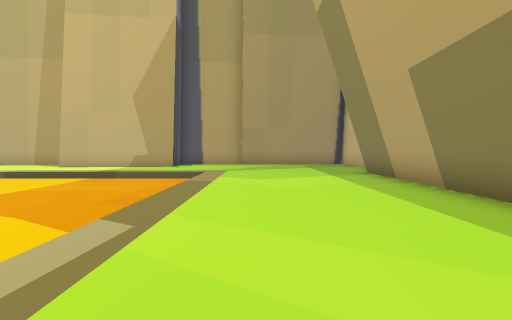
[1] (above)

24 first-person views from a walk through a level from a Godot 3-D game. The camera is 1.5 m above the floor, tilts 2° down and sees 80° across. The floor is counted in squares, 2 m on a side. Each view is taken from the middle of a square. On the plan, view 1 faces up. The plan holds only what a view shows up to about 10 squares ahead; the rest is blank. The place goes on beyond the plan. Characters and animated objects are not drawn.

[2]
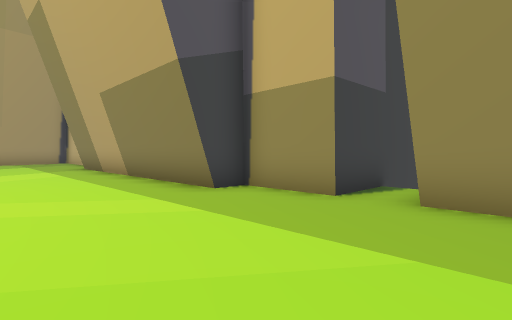

[3]
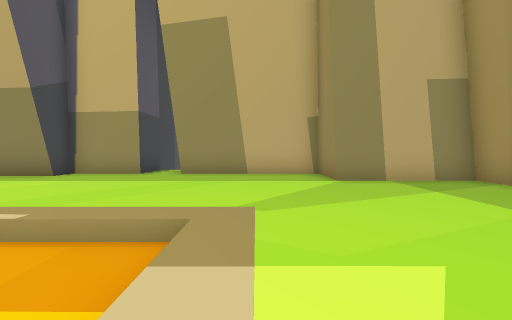

[4]
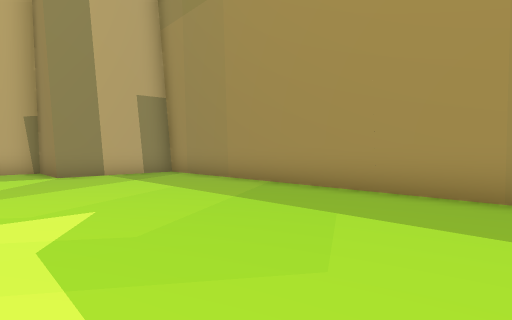

[5]
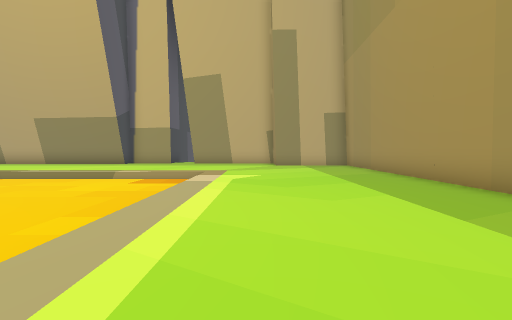

[6]
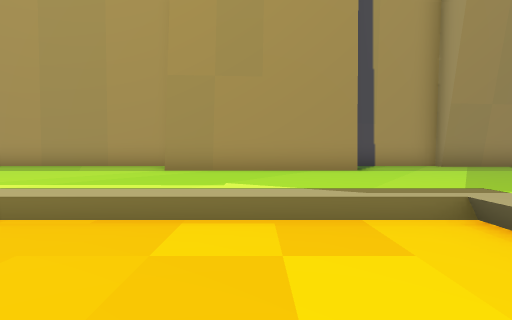

[7]
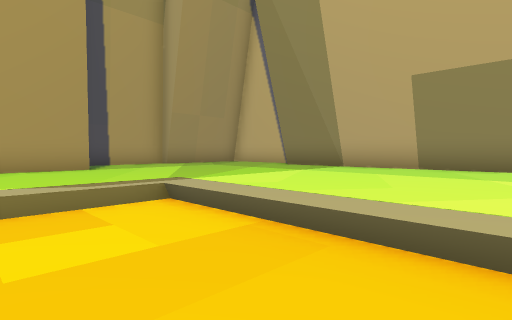

[8]
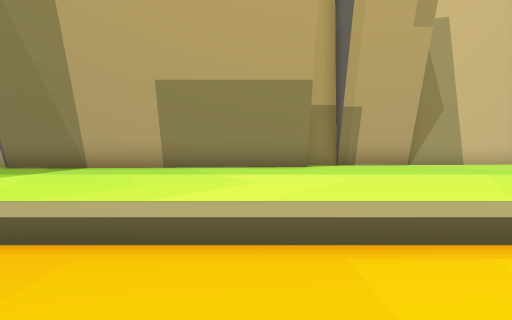

[9]
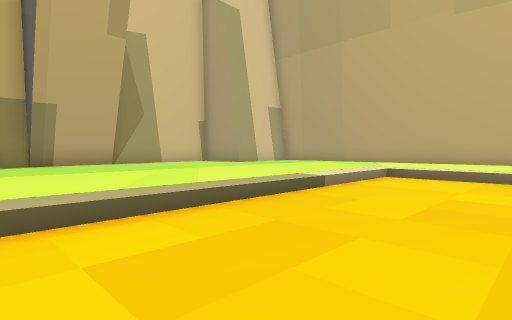

[10]
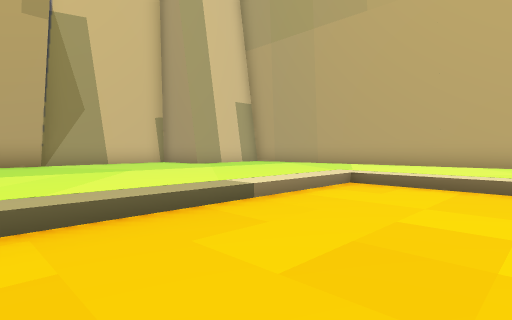

[11]
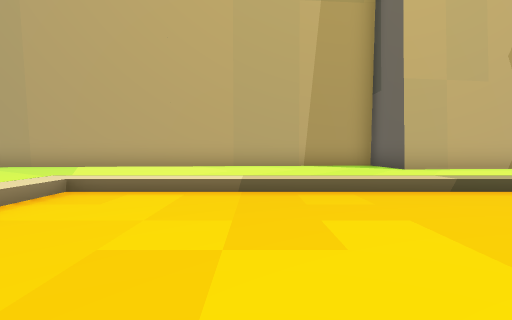

[12]
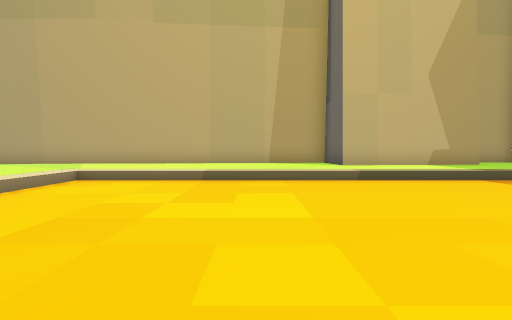

[13]
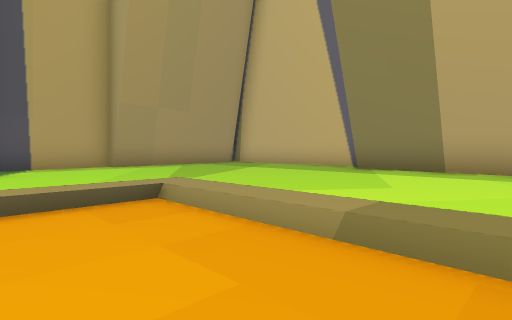

[14]
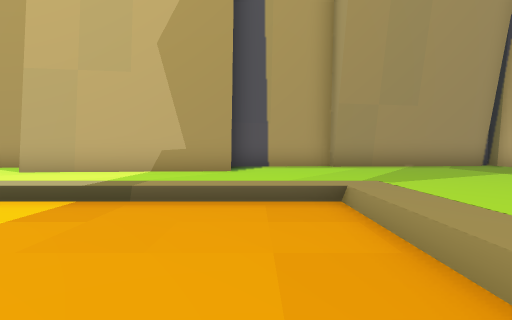

[15]
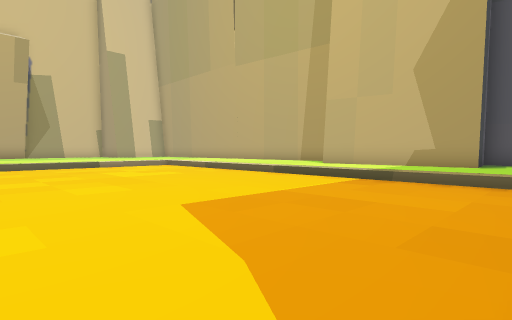

[16]
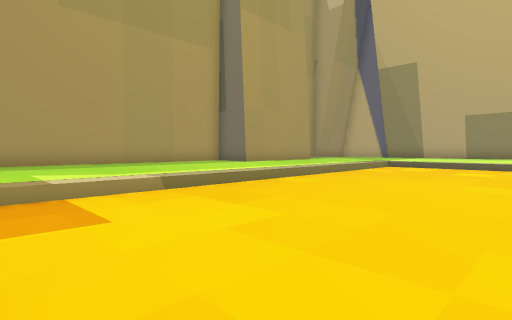

[17]
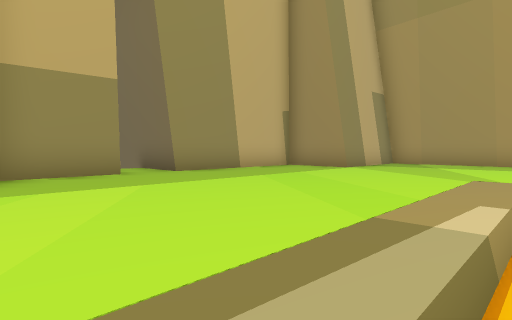

[18]
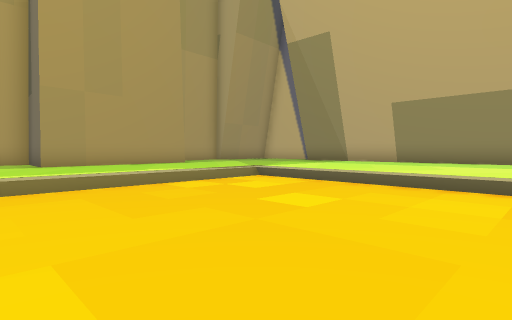

[19]
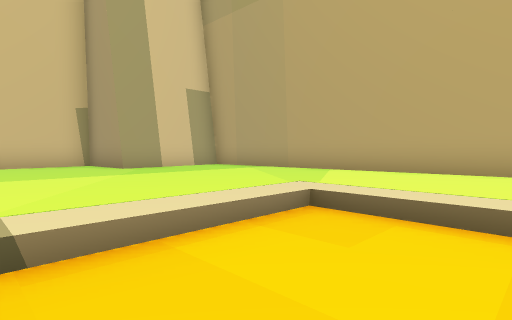

[20]
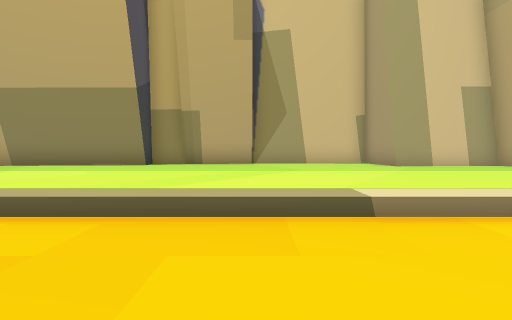

[21]
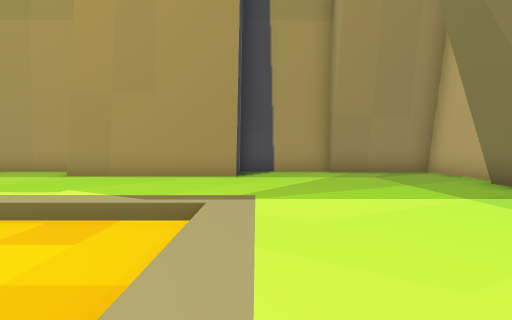

[22]
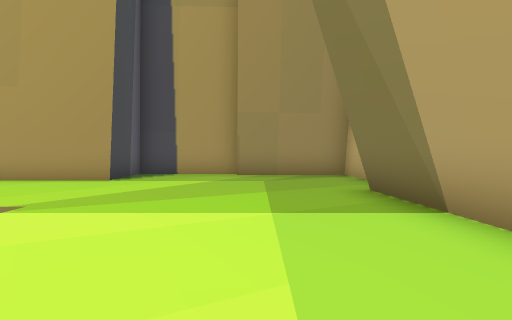

[23]
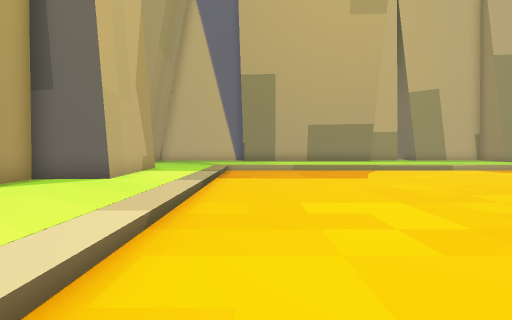

[24]
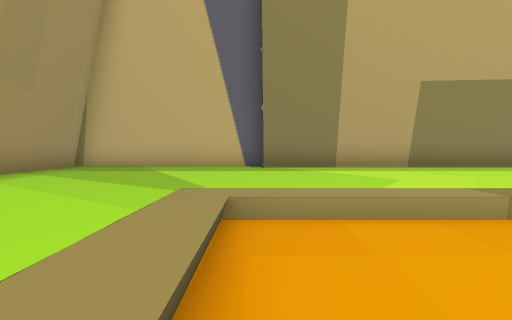

### Floor plan
Key: @ floor where view 1 was taken; # wall or solid block; . main floor; - floor 0.5 m lower than the main floor.
Columns run from 23 left of view 1 to 7 right of it. Each row starts with its distance up from view 1.
 16                     ####  ###
 15         ########   ##..####.#
 14  ########......#   #........#
 13  #.............#####........#
 12  #..........................#
 11  #..........................#
 10 ##......--------------......#
  9 #.......--------------.....##
  8 #.......--------------.....#
  7 #.......--------------.....#
  6 #.......--------------.....#
  5 #.......--------------.....#
  4 #.......--------------.....#
  3 #.......--------------.....#
  2 ##......--------------.....##
  1  #......--------------......#
  0  #......--------------.@....###
 -1  #......--------------........
 -2  #......--------------......###
 -3  ##.....--------------......#
 -4   #.........................#
 -5  ##.........................#
 -6  #........................###
 -7  #........................#
 -8  #......#####.............#
 -9  ####...#   #.............#
-10     #####   ###############

Positions as (right, up) in squares from view 1, and headings:
1: (0, 0), facing up
2: (0, -3), facing up-right
3: (-5, -4), facing right
4: (-7, -4), facing down-right
5: (-12, -5), facing right
6: (-13, 0), facing down
7: (-13, 1), facing down-left
8: (-13, 1), facing left
9: (-12, 2), facing up-left
10: (-12, 4), facing up-left
11: (-12, 5), facing up
12: (-11, 3), facing up
13: (-4, 6), facing up-right
14: (-3, 6), facing up
15: (-2, 3), facing up-left
16: (-2, 2), facing down-left
17: (-2, 2), facing down-right
18: (-9, 3), facing down-left
19: (-13, 7), facing up-left
20: (-12, 6), facing left
21: (-16, 1), facing down
22: (-19, 0), facing down
23: (-16, 9), facing right
24: (-5, 10), facing right
